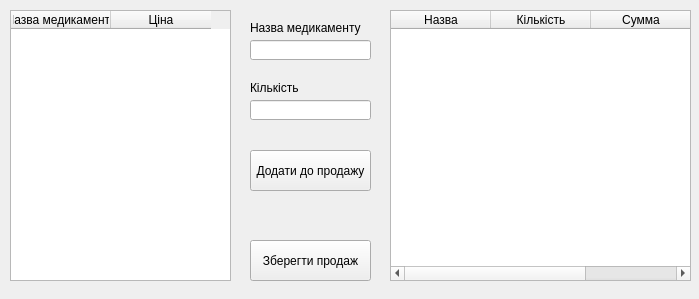
<?xml version="1.0" encoding="UTF-8"?>
<ui version="4.0">
 <class>Form</class>
 <widget class="QWidget" name="Form">
  <property name="geometry">
   <rect>
    <x>0</x>
    <y>0</y>
    <width>699</width>
    <height>299</height>
   </rect>
  </property>
  <property name="minimumSize">
   <size>
    <width>699</width>
    <height>299</height>
   </size>
  </property>
  <property name="maximumSize">
   <size>
    <width>699</width>
    <height>299</height>
   </size>
  </property>
  <property name="windowTitle">
   <string>Form</string>
  </property>
  <widget class="QTableWidget" name="tableWidget">
   <property name="geometry">
    <rect>
     <x>10</x>
     <y>10</y>
     <width>221</width>
     <height>271</height>
    </rect>
   </property>
   <column>
    <property name="text">
     <string>Назва медикаменту</string>
    </property>
   </column>
   <column>
    <property name="text">
     <string>Ціна</string>
    </property>
   </column>
  </widget>
  <widget class="QLabel" name="label">
   <property name="geometry">
    <rect>
     <x>250</x>
     <y>20</y>
     <width>111</width>
     <height>16</height>
    </rect>
   </property>
   <property name="text">
    <string>Назва медикаменту</string>
   </property>
  </widget>
  <widget class="QLineEdit" name="lineEdit">
   <property name="geometry">
    <rect>
     <x>250</x>
     <y>40</y>
     <width>121</width>
     <height>20</height>
    </rect>
   </property>
   <property name="text">
    <string/>
   </property>
  </widget>
  <widget class="QLineEdit" name="lineEdit_2">
   <property name="geometry">
    <rect>
     <x>250</x>
     <y>100</y>
     <width>121</width>
     <height>20</height>
    </rect>
   </property>
   <property name="text">
    <string/>
   </property>
  </widget>
  <widget class="QLabel" name="label_2">
   <property name="geometry">
    <rect>
     <x>250</x>
     <y>80</y>
     <width>111</width>
     <height>16</height>
    </rect>
   </property>
   <property name="text">
    <string>Кількість</string>
   </property>
  </widget>
  <widget class="QTableWidget" name="tableWidget_2">
   <property name="geometry">
    <rect>
     <x>390</x>
     <y>10</y>
     <width>301</width>
     <height>271</height>
    </rect>
   </property>
   <column>
    <property name="text">
     <string>Назва</string>
    </property>
   </column>
   <column>
    <property name="text">
     <string>Кількість</string>
    </property>
   </column>
   <column>
    <property name="text">
     <string>Сумма</string>
    </property>
   </column>
  </widget>
  <widget class="QPushButton" name="pushButton">
   <property name="geometry">
    <rect>
     <x>250</x>
     <y>150</y>
     <width>121</width>
     <height>41</height>
    </rect>
   </property>
   <property name="text">
    <string>Додати до продажу</string>
   </property>
  </widget>
  <widget class="QPushButton" name="pushButton_2">
   <property name="geometry">
    <rect>
     <x>250</x>
     <y>240</y>
     <width>121</width>
     <height>41</height>
    </rect>
   </property>
   <property name="text">
    <string>Зберегти продаж</string>
   </property>
  </widget>
 </widget>
 <resources/>
 <connections/>
</ui>
